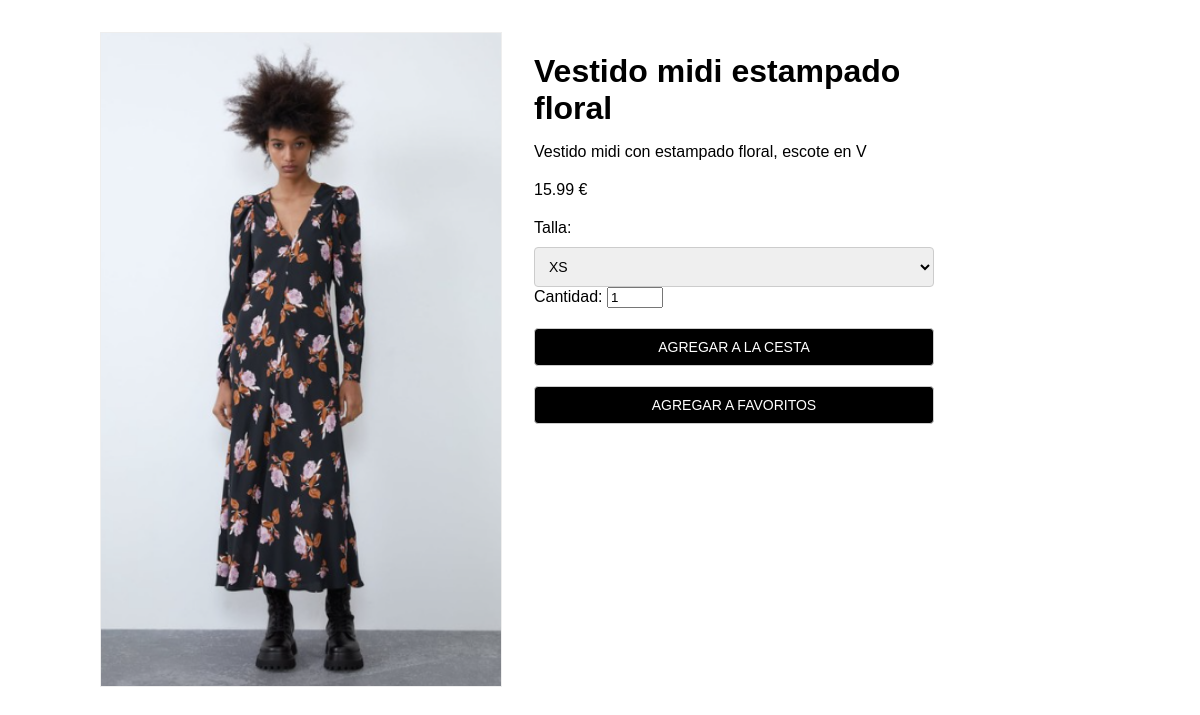
Screenshot of /detalle_producto/4 with the database file from the repository.
### app.py (models this page shows)
class Producto(db.Model):
    id = db.Column(db.Integer, primary_key=True)
    nombre = db.Column(db.String(100), nullable=False)
    descripcion = db.Column(db.Text, nullable=False)
    precio = db.Column(db.Float, nullable=False)
    imagen = db.Column(db.String(200))
    categoria_id = db.Column(db.Integer, db.ForeignKey('categoria.id'), nullable=False)
    disponibilidad = db.Column(db.Integer, nullable=False, default=20)

### app.py (the view)
@app.route('/detalle_producto/<int:producto_id>')
def detalle_producto(producto_id):
    producto = Producto.query.get_or_404(producto_id)
    return render_template('detalle_producto.html', producto=producto)

### templates/detalle_producto.html (shortened to what this page needs)
<!DOCTYPE html>
<html lang="es">
<head>
    <link rel="stylesheet" href="../static/style.css">
    <link rel="stylesheet" href="../static/detalle_producto.css">
</head>
<body>
    <div class="detalle-container">
        <img src="/{{ producto.imagen }}" alt="{{ producto.nombre }}" class="producto-imagen">
        <div class="detalle-info">
            <h1>{{ producto.nombre }}</h1>
            <p>{{ producto.descripcion }}</p>
            <p>{{ producto.precio }} €</p>
            <form action="{{ url_for('agregar_a_cesta', producto_id=producto.id) }}" method="POST">
                <label for="talla">Talla:</label>
                <select name="talla" required>
                    <option value="XS">XS</option>
                </select>
                <label for="cantidad">Cantidad:</label>
                <input type="number" name="cantidad" min="1" max="{{ producto.disponibilidad }}" value="1" required>
                <button type="submit">Agregar a la cesta</button>
            </form>
            <form action="{{ url_for('agregar_a_favoritos', producto_id=producto.id) }}" method="POST">
                <button type="submit">Agregar a favoritos</button>
            </form>
        </div>
    </div>
</body>
</html>

### static/style.css (style rules this page uses)
body { font-family: "Helvetica Neue"; font-weight: 300; margin: 0; padding: 0; overflow-x: hidden; overflow-y: scroll; margin-right: -10px; scrollbar-gutter: stable; margin-bottom: 5vh; }

### static/detalle_producto.css (style rules this page uses)
body { font-family: Arial, sans-serif; margin: 0; padding: 0; }
.detalle-container { display: flex; padding: 60px; gap: 60px; align-items: flex-start; max-width: 1200px; margin: auto; }
.detalle-container img { width: 400px; height: auto; object-fit: cover; border: 1px solid #eee; }
.detalle-info { max-width: 400px; }
.detalle-info p { margin-bottom: 20px; }
select, button { display: block; margin-top: 10px; padding: 10px; font-size: 14px; width: 100%; border: 1px solid #ccc; border-radius: 4px; }
button { background-color: black; color: white; text-transform: uppercase; cursor: pointer; margin-top: 20px; }
.detalle-container { display: flex; gap: 2rem; padding: 2rem; max-width: 1000px; margin: 0 auto; }
.producto-imagen { width: 50%; object-fit: cover; }
.detalle-info { flex: 1; }
.detalle-info h1 { font-size: 2rem; margin-bottom: 1rem; }

### rows the page displays
Producto: imagen (picture), nombre "Vestido midi estampado floral", descripcion "Vestido midi con estampado floral, escote en V", precio "15.99"
